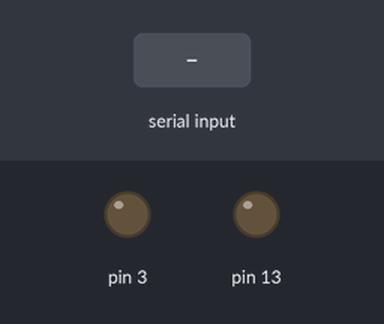
Simulated run of this sketch. Board: Arduino Uno, built with avr-gcc and run on an emulated ATmega328P. Shown: output pins drawn as LEDs (lit = HIGH). The inputs (shaded band) are chosen by the test bench.

Above: at 1.3 s.
1.4 s: "F" received over Serial
At 2.2 s:
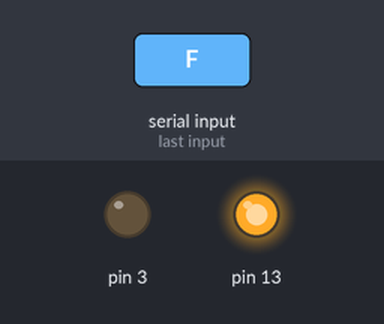
3.9 s: "B" received over Serial
At 4.7 s:
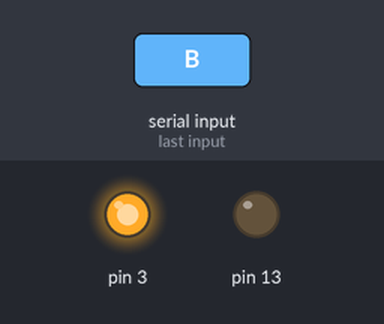
Timing chart, 0 to 6.9 s (numbered marks = the images above; inputs shaded):
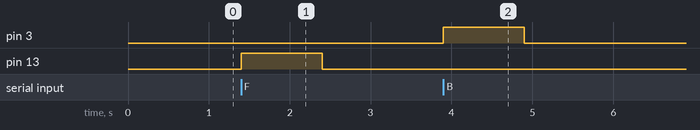

Measured:
- after the input at 1.4 s, pin 13: LOW → HIGH at once, → LOW 1.0 s later
- after the input at 3.9 s, pin 3: LOW → HIGH at once, → LOW 1.0 s later

The sketch:

Chair.ino
```cpp
void setup() {
  Serial.begin(9600);
  pinMode(13, OUTPUT);
  pinMode(3, OUTPUT);
  digitalWrite(13, 0);
  digitalWrite(3, 0);
  delay(100);
}

void loop() {
  if (Serial.available())
  {
    char temp = Serial.read();
    if (temp == 'F')
    {
      digitalWrite(13, 1);
      delay(1000);
      digitalWrite(13, 0);
    }
    if (temp == 'B')
    {
      digitalWrite(3, 1);
      delay(1000);
      digitalWrite(3, 0);
    }
  }
}
```
